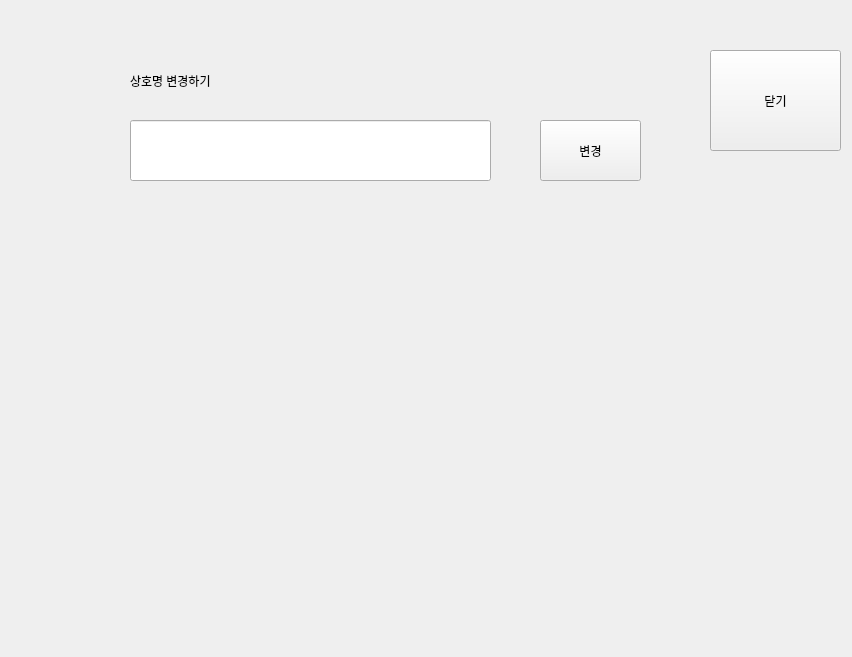
<?xml version="1.0" encoding="UTF-8"?>
<ui version="4.0">
 <class>Form</class>
 <widget class="QWidget" name="Form">
  <property name="windowModality">
   <enum>Qt::ApplicationModal</enum>
  </property>
  <property name="geometry">
   <rect>
    <x>0</x>
    <y>0</y>
    <width>852</width>
    <height>657</height>
   </rect>
  </property>
  <property name="windowTitle">
   <string>Form</string>
  </property>
  <widget class="QPushButton" name="pushButton">
   <property name="geometry">
    <rect>
     <x>710</x>
     <y>50</y>
     <width>131</width>
     <height>101</height>
    </rect>
   </property>
   <property name="text">
    <string>닫기</string>
   </property>
  </widget>
  <widget class="QLabel" name="label">
   <property name="geometry">
    <rect>
     <x>130</x>
     <y>30</y>
     <width>191</width>
     <height>101</height>
    </rect>
   </property>
   <property name="text">
    <string>상호명 변경하기</string>
   </property>
  </widget>
  <widget class="QLineEdit" name="lineEdit">
   <property name="geometry">
    <rect>
     <x>130</x>
     <y>120</y>
     <width>361</width>
     <height>61</height>
    </rect>
   </property>
  </widget>
  <widget class="QPushButton" name="pushButton_2">
   <property name="geometry">
    <rect>
     <x>540</x>
     <y>120</y>
     <width>101</width>
     <height>61</height>
    </rect>
   </property>
   <property name="text">
    <string>변경</string>
   </property>
  </widget>
 </widget>
 <resources/>
 <connections/>
</ui>
